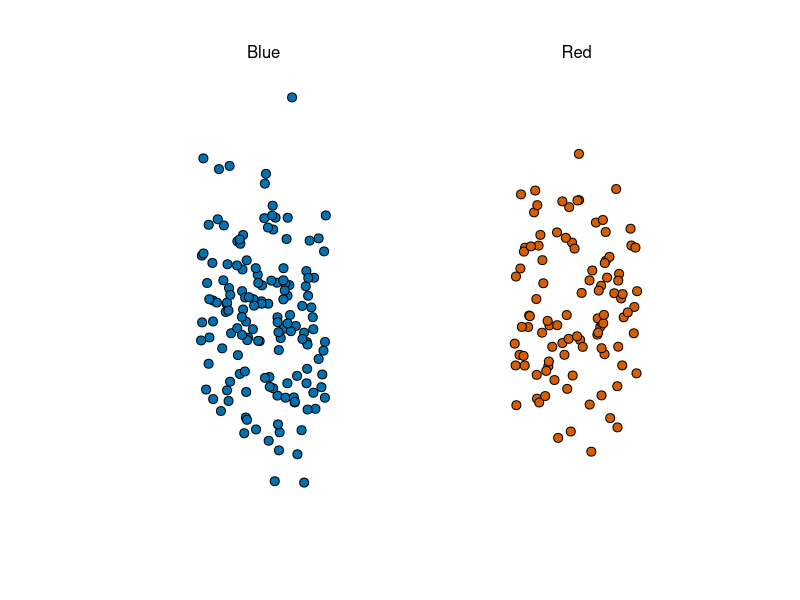
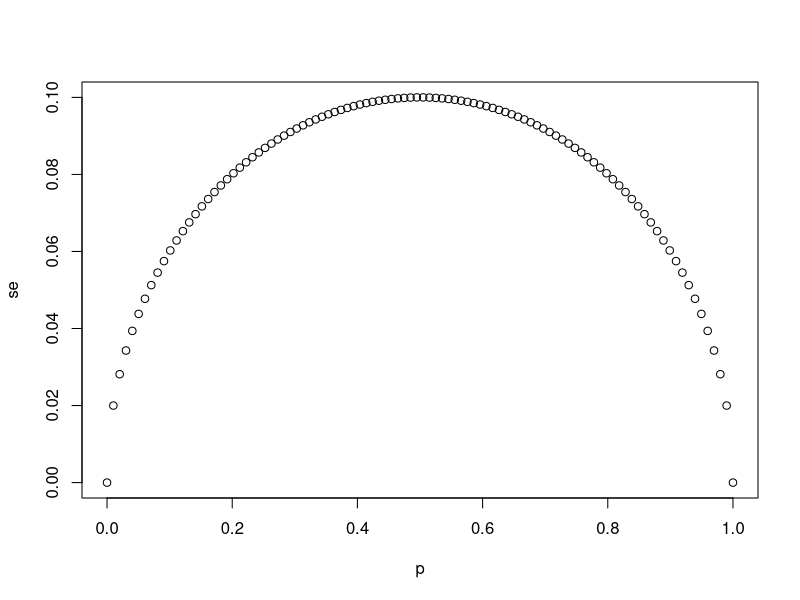
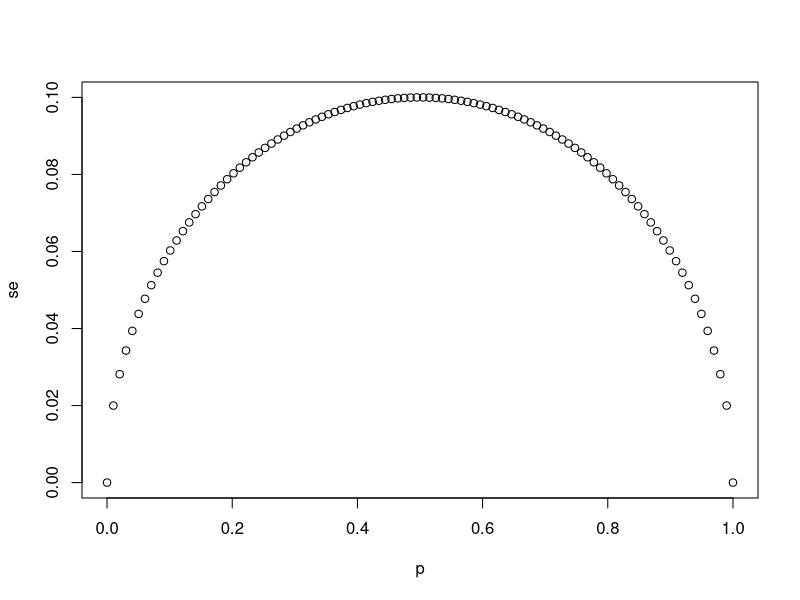
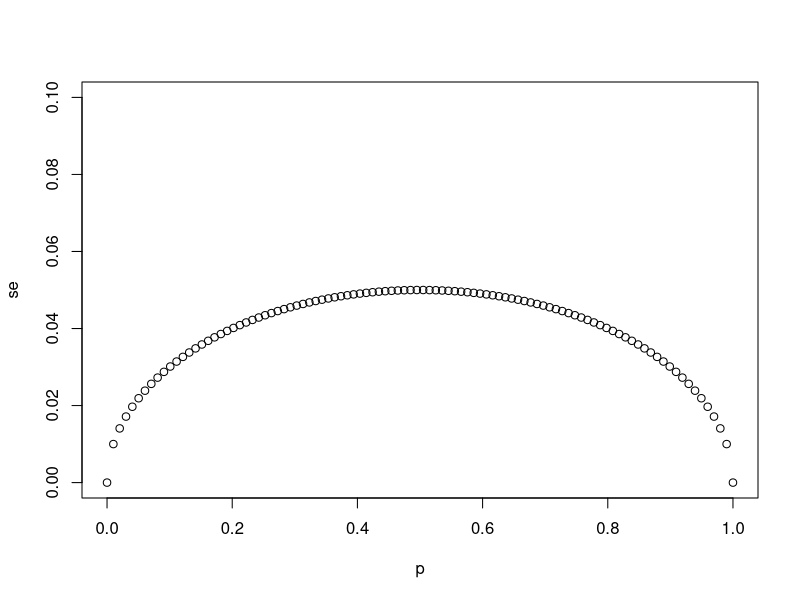
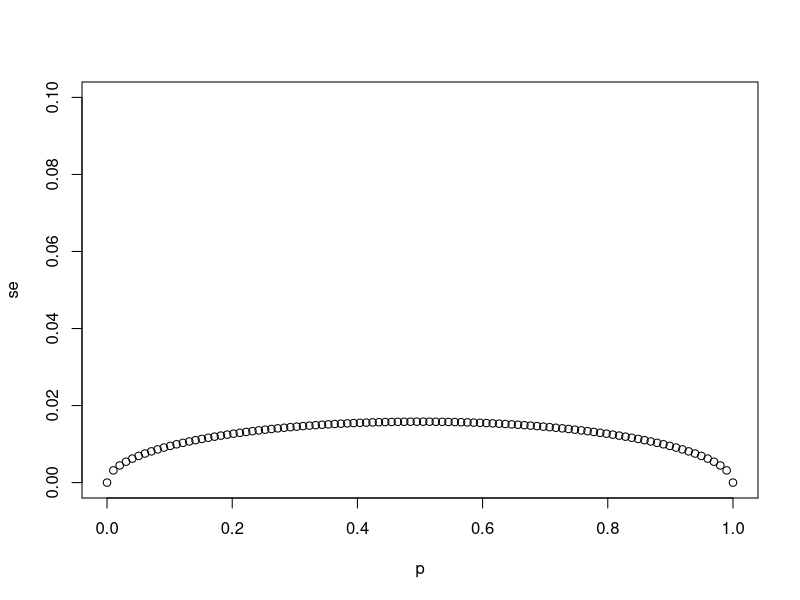
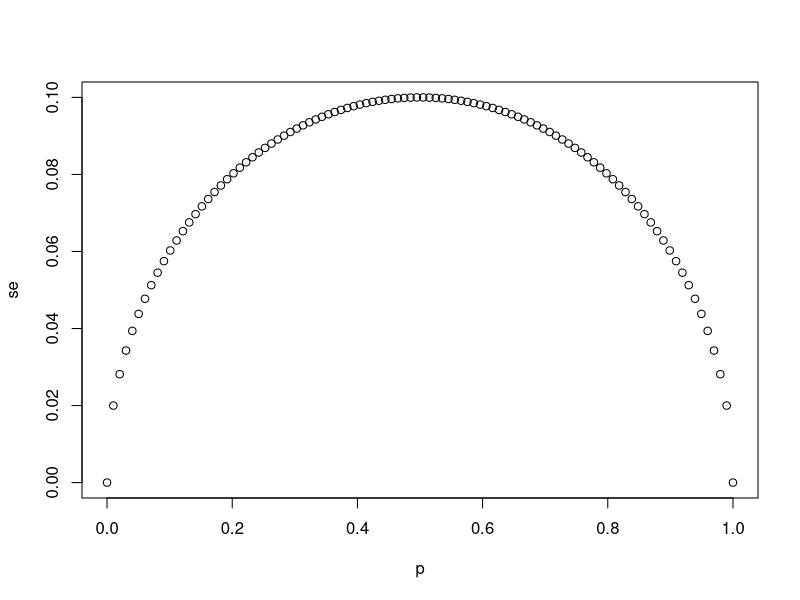
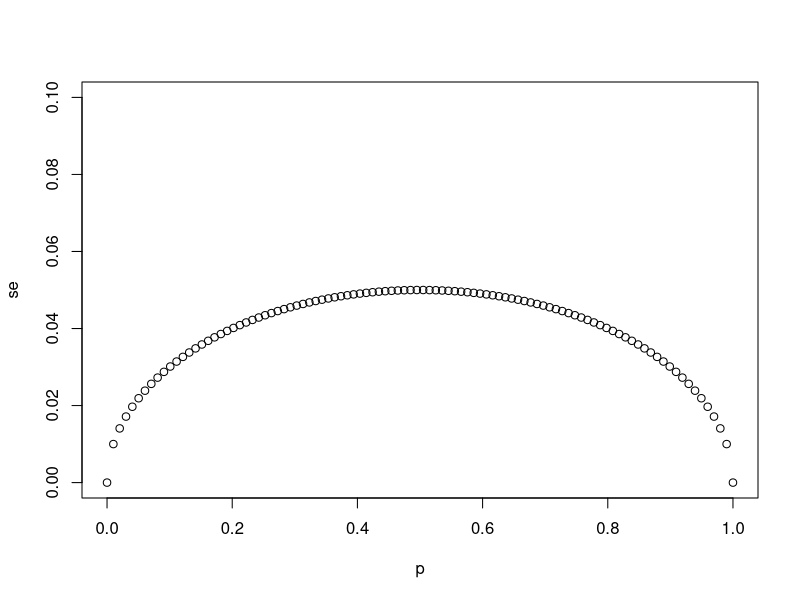
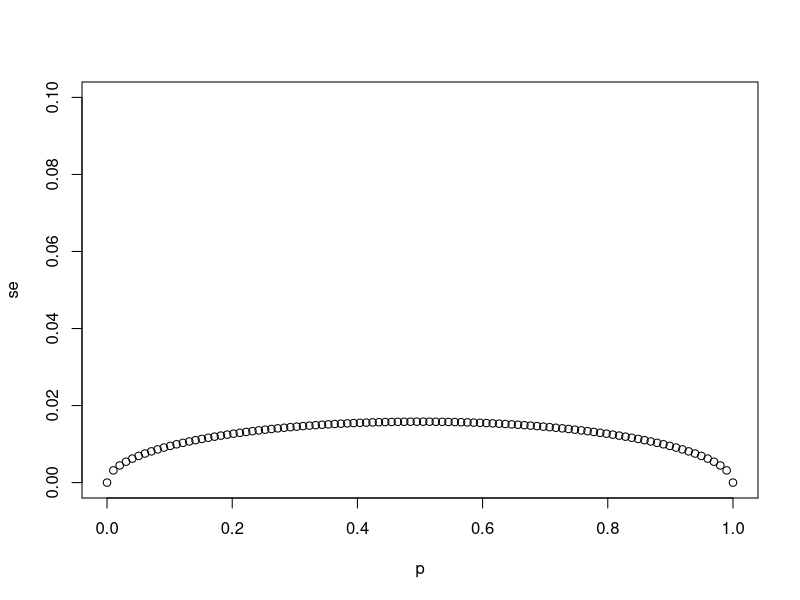

These figures' R source, in order:
# IMPORTANT NOTE! If you use R 3.6 or later, you will need to use the command format set.seed(x, sample.kind = "Rounding") instead of set.seed(x). Your R version will be printed at the top of the Console window when you start RStudio.

########################################################################
## Section 1: Parameters and Estimates
########################################################################

library(tidyverse)
library(dslabs)
take_poll(250)    # draw 25 beads

# DC1 assessment
# 5
# `N` represents the number of people polled
N <- 25

# Create a variable `p` that contains 100 proportions ranging from 0 to 1 using the `seq` function
p <- seq(0,1,len=100)

# Create a variable `se` that contains the standard error of each sample average
se <- sqrt((p*(1-p))/N)

# Plot `p` on the x-axis and `se` on the y-axis
plot(p,se)

# 6
# The vector `p` contains 100 proportions of Democrats ranging from 0 to 1 using the `seq` function
p <- seq(0, 1, length = 100)

# The vector `sample_sizes` contains the three sample sizes
sample_sizes <- c(25, 100, 1000)

# Write a for-loop that calculates the standard error `se` for every value of `p` for each of the three samples sizes `N` in the vector `sample_sizes`. Plot the three graphs, using the `ylim` argument to standardize the y-axis across all three plots.
for (N in sample_sizes) {
  se <- sqrt((p*(1-p))/N)
  plot(p,se,ylim=c(0,0.1))
}


for(N in sample_sizes){
  se <- sqrt(p*(1-p)/N)
  plot(p, se, ylim = c(0,0.5/sqrt(25)))
}

# 7
# `N` represents the number of people polled
N <- 25

# `p` represents the proportion of Democratic voters
p <- 0.45

# Calculate the standard error of the spread. Print this value to the console.
2*sqrt(p*(1-p)/N)
